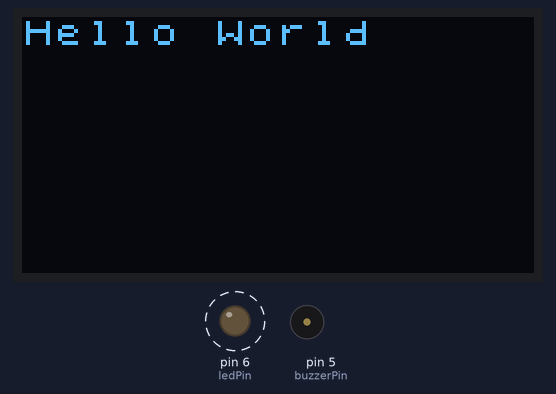
Recording of a sketch running on a simulated Arduino Uno, built with avr-gcc and run on an emulated ATmega328P. Parts: 128×64 one-colour display, output pins drawn as LEDs (lit = HIGH), buzzer (waves = sounding). Dashed ring = blinking. What the sketch prints to the serial monitor is not drawn.

Above: at 1.92 s.
At 7.07 s:
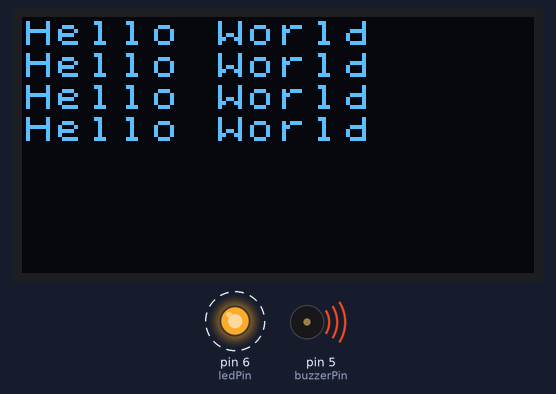
At 18.63 s:
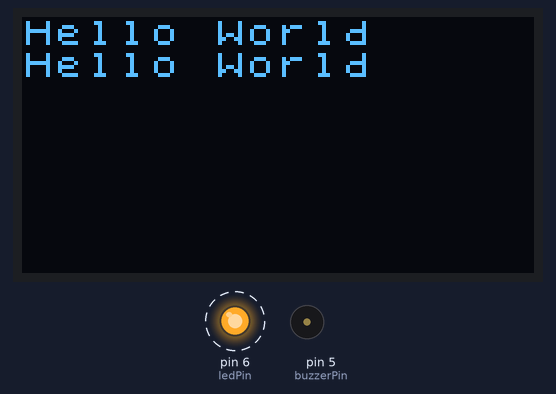
At 32.19 s:
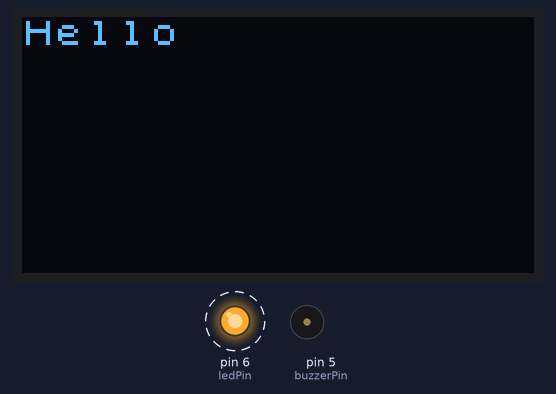
Timing chart, 0 to 40.0 s (numbered marks = the images above):
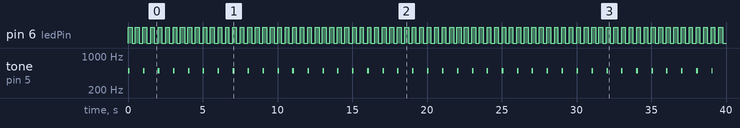

Measured:
- by itself, pin 6 (ledPin): alternates HIGH for 0.26 s and LOW for 0.26 s
- by itself, tone on pin 5 (buzzerPin): alternates 500 Hz for 0.10 s and silent for 0.89 s

The sketch:

activity3.ino
```cpp
/*
 * Activity 3: Multitasking using FreeRTOS
 *
 */

#include <loopTimer.h>
#include <Arduino_FreeRTOS.h>
#include <Arduino.h>
#include <U8x8lib.h>
U8X8_SSD1306_128X64_NONAME_HW_I2C u8x8(/* reset=*/ U8X8_PIN_NONE);

// U8X8_SSD1306_128X64_NONAME_SW_I2C u8x8(/* clock=*/ SCL, /* data=*/ SDA, /* reset=*/ U8X8_PIN_NONE);   // OLEDs without Reset of the Display

// define the three tasks
void toggleLEDTask( void *pvParameters );
void buzzTask( void *pvParameters );
void printOLEDTask( void *pvParameters );

void setup() {
  Serial.begin(9600);

  xTaskCreate(
    toggleLEDTask
    ,  "Blink task"   // A name just for humans
    ,  80  // This stack size can be checked & adjusted by reading the Stack Highwater
    ,  NULL
    ,  0  // Priority, with 3 (configMAX_PRIORITIES - 1) being the highest, and 0 being the lowest.
    ,  NULL );

  xTaskCreate(
    buzzTask
    ,  "Buzzer task"
    ,  45
    ,  NULL
    ,  0
    ,  NULL );

  xTaskCreate(
    printOLEDTask
    ,  "OLED task"
    ,  145
    ,  NULL
    ,  0
    ,  NULL );
}

void loop() {
}

void toggleLEDTask(void *pvParameters){
  (void) pvParameters;
  uint8_t ledPin = 6; // address of external LED (connected to digital pin 6)
  pinMode(ledPin, OUTPUT);

  unsigned long currentMillis;
  const int INTERVAL_BLINK = 250;                 // LED blinks every 500ms
  unsigned long counter_blink = 0;
  uint8_t blink_toggle = 1;

  for (;;) // A Task shall never return or exit.
  {
    loopTimer.check(Serial);
    currentMillis = millis();
    if (currentMillis >= counter_blink * INTERVAL_BLINK){
      //Serial.println("Task 1 Running");
      if (blink_toggle == 1){
        digitalWrite(ledPin, HIGH);   // turn the LED on (HIGH is the voltage level)
        blink_toggle = 0;
      }else{
        digitalWrite(ledPin, LOW);    // turn the LED off by making the voltage LOW
        blink_toggle = 1;
      }
      counter_blink++;
    }
  }
}

void buzzTask(void *pvParameters){
  (void) pvParameters;
  uint8_t buzzerPin = 5; // address of buzzer (connected to digital pin 5)
  pinMode(buzzerPin, OUTPUT);   // intitialize digital pin 5 as an output

  unsigned long currentMillis;
  unsigned long currentMillis_buzz;
  unsigned long previousMillis_buzz;
  const int INTERVAL_BUZZ = 1000;                 // buzzer turns on every 1s
  const int BUZZ_TIME = 100;                      // buzzer stays on for 100ms
  unsigned long counter_buzz = 0;
  for (;;) // A Task shall never return or exit.
  {
    currentMillis = millis();
    if (currentMillis >= counter_buzz * INTERVAL_BUZZ){
      //Serial.println("Task 2 Running");
      tone(buzzerPin, 500);     // turn the buzzer on
      previousMillis_buzz = millis();
      while (true){
        currentMillis_buzz = millis();
        if (currentMillis_buzz - previousMillis_buzz >= BUZZ_TIME){
          break;
        }
      }
      noTone(buzzerPin);        // turn the buzzer off by making the voltage LOW
      counter_buzz++;
    }
  }
}

void printOLEDTask(void *pvParameters){
  (void) pvParameters;

  //u8x8.setBusClock(100000);  // If you breakout other modules, please enable this line
  u8x8.begin(); // to start using the screen
  u8x8.setFlipMode(1);

  unsigned long currentMillis;
  const int INTERVAL_OLED = 2000;                 // print to OLED every 2s
  unsigned long counter_OLED = 0;
  uint8_t counter_Hello = 0;

  for (;;) // A Task shall never return or exit.
  {
    currentMillis = millis();
    if (currentMillis >= counter_OLED * INTERVAL_OLED){
      //Serial.println("Task 3 Running");
      if (counter_Hello == 4){
        counter_Hello = 0;
        u8x8.clear();
      }
      u8x8.setFont(u8x8_font_chroma48medium8_r);
      u8x8.setCursor(0, counter_Hello);   //defining the starting point for the cursor
      u8x8.print("Hello World");
      counter_Hello++;
      counter_OLED++;
    }
  }
}
```
